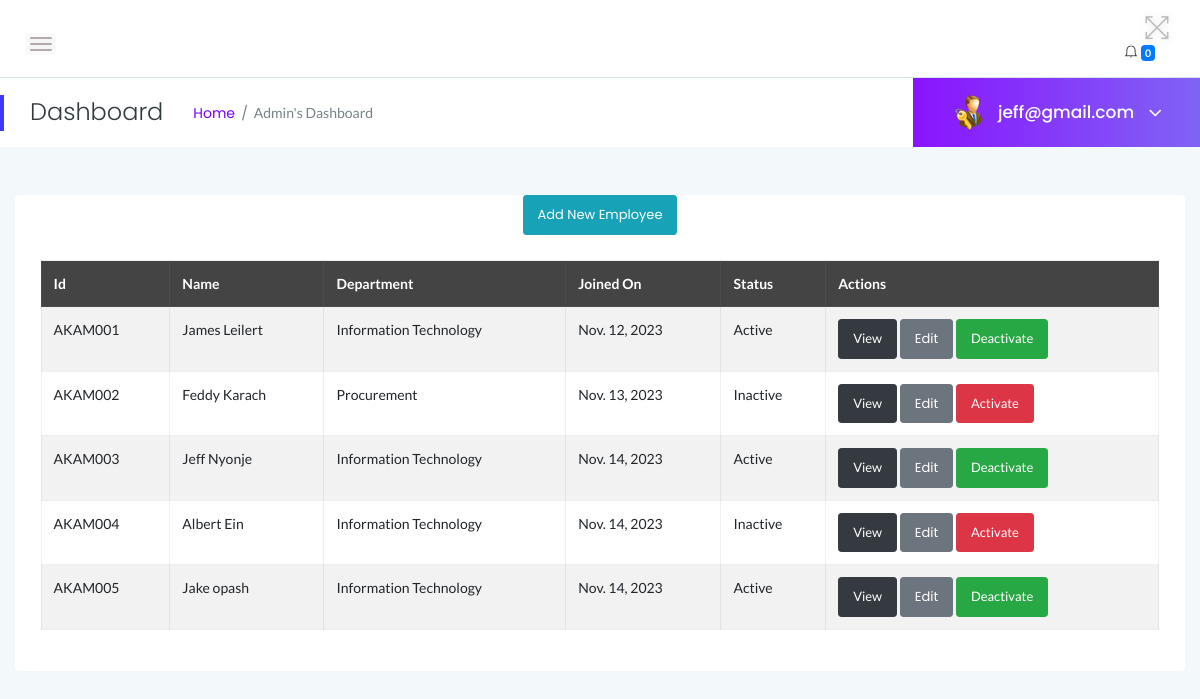
Page /myadmin/employees/ (signed in) on the committed database.
### myadmin/models.py (models this page shows, shortened)
class Employee(models.Model):
    user = models.OneToOneField(User, on_delete=models.CASCADE, default=None)
    empcode = models.CharField(max_length=10, primary_key=True)
    firstName = models.CharField(max_length=100)
    lastName = models.CharField(max_length=100)
    email = models.EmailField()
    password = models.CharField(max_length=255)
    employee_type = models.CharField(
        max_length=10,
        choices=UN_CHOICES,
        default='Non-Union'
    )
    gender = models.CharField(
        max_length=10,
        choices=GENDER_CHOICES,
        default='Male'
    )
    dob = models.DateField(auto_now_add=True)
    department = models.ForeignKey(Department, on_delete=models.CASCADE)
    address = models.CharField(max_length=255, default="80100")
    city = models.CharField(max_length=100, default="Mombasa")
    country = models.CharField(max_length=100)
    mobileno = models.CharField(max_length=10)
    status = models.CharField(
        max_length=10,
        choices=EMP_CHOICES,
        default='Active'
    )
    CreationDate = models.DateField(auto_now_add=True)

class Department(models.Model):
    department_name = models.CharField(max_length=255)
    department_shortname = models.CharField(max_length=50)
    department_code = models.CharField(max_length=10)
    CreationDate = models.DateField(auto_now_add=True)
    def __str__(self):
        return self.department_name

### myadmin/views.py (the view)
# urls.py: path('employees/', views.employees, name='employees'),
@login_required
def employees(request):
    if not request.user.is_authenticated:
        return redirect('admin_login')  # Redirect to the appropriate URL
    msg = None
    if request.method == 'GET':
        if 'inid' in request.GET:
            id = request.GET.get('inid')
            status = "Inactive"
            employee = Employee.objects.get(id=id)
            employee.Status = status
            employee.save()
            return redirect('employees')
        if 'id' in request.GET:
            id = request.GET.get('id')
            status = "Active"
            employee = Employee.objects.get(id=id)
            employee.Status = status
            employee.save()
            return redirect('employees')
    employees = Employee.objects.all()
    context = {
        'employees': employees,
        'msg': msg
    }
    return render(request, 'admin/employees.html', context)

### myadmin/templates/admin/employees.html (shortened to what this page needs)
{% extends 'admin/main.html' %}
{% block content %}
 <center><a href="{% url 'myadmin:add_employee' %}" class="btn btn-sm btn-info">Add New Employee</a></center>
                        <div class="card-body">
                            <div class="data-tables datatable-dark">
<table class="table table-striped table-bordered">
  <thead>
    <tr>
      <th scope="col">Id</th>
      <th scope="col">Name</th>
      <th scope="col">Department</th>
      <th scope="col">Joined On</th>
      <th scope="col">Status</th>
      <th scope="col">Actions</th>
    </tr>
  </thead>
  <tbody>
    {% for employee in employees %}
    <tr>
      <td scope="row">{{ employee.empcode }}</td>
      <td>{{ employee.firstName }} {{ employee.lastName }}</td>
      <td>{{ employee.department }}</td>
      <td>{{ employee.CreationDate }}</td>
      <td>{{ employee.status }}</td>
      <td>
          <button type="button" class="btn btn-sm btn-dark">View</button>
          <a href="{% url 'myadmin:update_employee' employee.empcode   %}" class="btn btn-secondary btn-sm">Edit</a>
        {% if employee.status == 'Active' %}
        <button type="button" class="btn btn-sm btn-success" onclick="return confirm('Are you sure you want to inactive this employee?');">Deactivate</button>
        {% elif employee.status == 'Inactive' %}
        <button type="button" class="btn btn-sm btn-danger" onclick="return confirm('Are you sure you want to active this employee?');">Activate</button>
        {% endif %}
      </td>
    </tr>
    {% endfor %}
  </tbody>
</table>
{% endblock content %}

### myadmin/templates/admin/sidebars.html (shortened to what this page needs)
{% load static %}
    <div class="page-container">
        <div class="main-content">
            <div class="header-area">
                <div class="row align-items-center">
                    <div class="col-md-6 col-sm-8 clearfix">
                        <div class="nav-btn pull-left">
                            <span></span>
                            <span></span>
                            <span></span>
                        </div>
                    </div>
                    <div class="col-md-6 col-sm-4 clearfix">
                        <ul class="notification-area pull-right">
                            <li id="full-view"><i class="ti-fullscreen"></i></li>
                            {% include 'admin/admin-notification.html' %}
                        </ul>
                    </div>
                </div>
            </div>
            <div class="page-title-area">
                <div class="row align-items-center">
                    <div class="col-sm-6">
                        <div class="breadcrumbs-area clearfix">
                            <h4 class="page-title pull-left">Dashboard</h4>
                            <ul class="breadcrumbs pull-left">
                                <li><a href="{% url 'myadmin:dashboard' %}">Home</a></li>
                                <li><span>Admin's Dashboard</span></li>
                            </ul>
                        </div>
                    </div>
                    <div class="col-sm-6 clearfix">
                        <div class="user-profile pull-right">
                            <img class="avatar user-thumb" src="{% static 'images/admin.png' %}" alt="avatar">
                            <h4 class="user-name dropdown-toggle" data-toggle="dropdown">{{ user.username }} <i class="fa fa-angle-down"></i></h4>
                        </div>
                    </div>
                </div>
            </div>
            <div class="main-content-inner">
                <div class="row">
                    <div class="col-12 mt-5">
                        <div class="card">

### rows in the picture
Employee: empcode "AKAM001", firstName "James", lastName "Leilert", department "Information Technology", CreationDate "Nov. 12, 2023", status "Active", shows "Deactivate"
Employee: empcode "AKAM002", firstName "Feddy", lastName "Karach", department "Procurement", CreationDate "Nov. 13, 2023", status "Inactive", shows "Activate"
Employee: empcode "AKAM003", firstName "Jeff", lastName "Nyonje", department "Information Technology", CreationDate "Nov. 14, 2023", status "Active", shows "Deactivate"
Employee: empcode "AKAM004", firstName "Albert", lastName "Ein", department "Information Technology", CreationDate "Nov. 14, 2023", status "Inactive", shows "Activate"
Employee: empcode "AKAM005", firstName "Jake", lastName "opash", department "Information Technology", CreationDate "Nov. 14, 2023", status "Active", shows "Deactivate"

### other values in the picture
{{ notifications|length }} "0"
{{ user.username }} "jeff@gmail.com"
